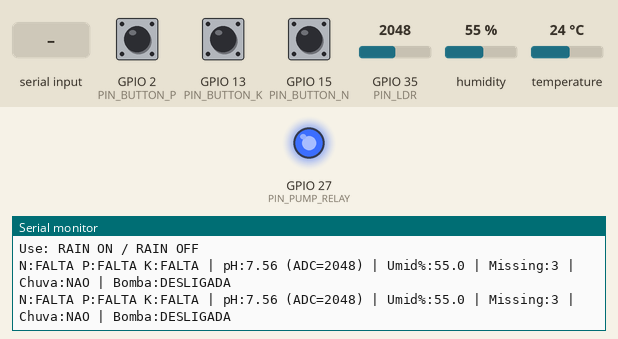
The sketch below on a simulated ESP32. Shown: output pins drawn as LEDs (lit = HIGH), the last lines printed to the serial monitor. The inputs (shaded band) are chosen by the test bench; at power-on: GPIO 2 (PIN_BUTTON_P) HIGH, GPIO 13 (PIN_BUTTON_K) HIGH, GPIO 15 (PIN_BUTTON_N) HIGH, GPIO 35 (PIN_LDR) = 2048, humidity 55 %, temperature 24 °C (analog values on the 0–4095 scale).

Above: at 1.2 s.
1.3 s: "RAIN ON\n" received over Serial
At 2.5 s:
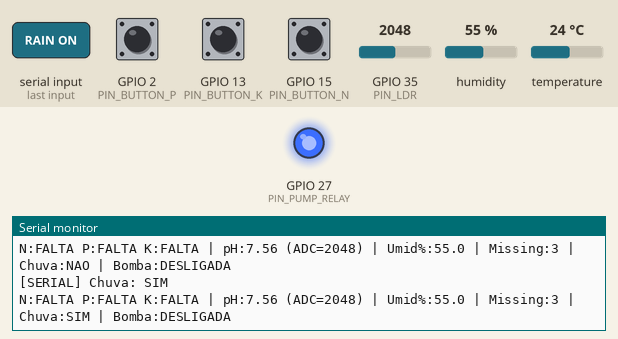
3.5 s: "RAIN OFF\n" received over Serial
At 5.0 s:
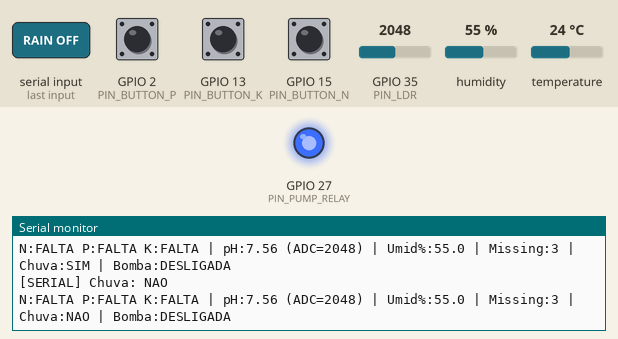

Measured:
- after the input at 1.3 s, the serial monitor: prints a new line after 0.76 s (image 1)
- after the input at 3.5 s, the serial monitor: prints a new line after 0.62 s (image 2)

The sketch:

esp32_fase2.ino
```cpp
#include <DHT.h>

// Pinos (sinta-se livre para mudar um ou dois e refletir no README)
const int PIN_BUTTON_N = 15;
const int PIN_BUTTON_P = 2;
const int PIN_BUTTON_K = 13;
const int PIN_LDR = 35;          // ADC
const int PIN_DHT = 21;          // DHT22
const int PIN_PUMP_RELAY = 27;   // ativo em LOW

#define MY_DHTTYPE DHT22
DHT myDht(PIN_DHT, MY_DHTTYPE);

// Thresholds customizados
const float HUMIDITY_THRESHOLD_STRICT = 42.0;
const float HUMIDITY_THRESHOLD_LOOSE  = 47.0;
const float PH_SAFE_MIN = 4.8, PH_SAFE_MAX = 7.2;
const float PH_IDEAL_MIN = 5.2, PH_IDEAL_MAX = 6.5;

const int   ADC_SAMPLES = 6;
const unsigned long LOOP_DELAY_MS = 1000;
const unsigned long DEBOUNCE_DELAY = 50;

bool rainFlag = false, pumpOn = false;

unsigned long tN=0, tP=0, tK=0;
bool lastN=HIGH, lastP=HIGH, lastK=HIGH;

bool readDebounced(int pin, bool &last, unsigned long &t, unsigned long now){
  bool raw = digitalRead(pin);
  if(raw != last) t = now;
  if(now - t > DEBOUNCE_DELAY) last = raw;
  return (last == LOW); // INPUT_PULLUP: LOW=pressionado
}

int readAdcAvg(int pin){
  long s=0; for(int i=0;i<ADC_SAMPLES;i++){ s+=analogRead(pin); delay(4); }
  return s/ADC_SAMPLES;
}

// mapeamento não-linear ADC -> pH (0..14)
float adcToPH(int raw){
  float norm = raw/4095.0f;
  float curved = powf(norm, 1.12f);
  float ph = 14.0f * (1.0f - curved);
  if(ph<0) ph=0; if(ph>14) ph=14;
  return ph;
}

void serialRain(){
  while(Serial.available()){
    String s = Serial.readStringUntil('\n'); s.trim(); s.toUpperCase();
    if(s=="RAIN ON" || s=="RAIN=1"){ rainFlag=true;  Serial.println("[SERIAL] Chuva: SIM"); }
    else if(s=="RAIN OFF"|| s=="RAIN=0"){ rainFlag=false; Serial.println("[SERIAL] Chuva: NAO"); }
    else { Serial.print("[SERIAL] ? "); Serial.println(s); }
  }
}

void setPump(bool on){ pumpOn=on; digitalWrite(PIN_PUMP_RELAY, on?LOW:HIGH); }

void setup(){
  Serial.begin(115200);
  pinMode(PIN_BUTTON_N, INPUT_PULLUP);
  pinMode(PIN_BUTTON_P, INPUT_PULLUP);
  pinMode(PIN_BUTTON_K, INPUT_PULLUP);
  pinMode(PIN_PUMP_RELAY, OUTPUT); digitalWrite(PIN_PUMP_RELAY, HIGH);
  analogReadResolution(12);
  myDht.begin();
  Serial.println("ESP32 - Irrigacao Inteligente (custom)");
  Serial.println("Use: RAIN ON / RAIN OFF");
}

void loop(){
  unsigned long now=millis();
  serialRain();

  bool hasN = readDebounced(PIN_BUTTON_N, lastN, tN, now);
  bool hasP = readDebounced(PIN_BUTTON_P, lastP, tP, now);
  bool hasK = readDebounced(PIN_BUTTON_K, lastK, tK, now);

  int   adc = readAdcAvg(PIN_LDR);
  float ph  = adcToPH(adc);
  float um  = myDht.readHumidity();
  if(isnan(um)){ Serial.println("[ERRO] DHT22"); um=100.0; }

  int missing = (!hasN) + (!hasP) + (!hasK);

  bool ph_ok   = (ph>=PH_IDEAL_MIN && ph<=PH_IDEAL_MAX);
  bool ph_safe = (ph>=PH_SAFE_MIN  && ph<=PH_SAFE_MAX);

  bool irrigar = false;
  if(um < HUMIDITY_THRESHOLD_STRICT && ph_ok)           irrigar = true;
  if(um < HUMIDITY_THRESHOLD_LOOSE  && missing >= 2)    irrigar = true;

  if(!ph_safe) irrigar=false;
  if(rainFlag) irrigar=false;

  setPump(irrigar);

  Serial.print("N:");Serial.print(hasN?"OK":"FALTA");
  Serial.print(" P:");Serial.print(hasP?"OK":"FALTA");
  Serial.print(" K:");Serial.print(hasK?"OK":"FALTA");
  Serial.print(" | pH:");Serial.print(ph,2);
  Serial.print(" (ADC=");Serial.print(adc);Serial.print(")");
  Serial.print(" | Umid%:");Serial.print(um,1);
  Serial.print(" | Missing:");Serial.print(missing);
  Serial.print(" | Chuva:");Serial.print(rainFlag?"SIM":"NAO");
  Serial.print(" | Bomba:");Serial.println(pumpOn?"LIGADA":"DESLIGADA");

  delay(LOOP_DELAY_MS);
}
```
